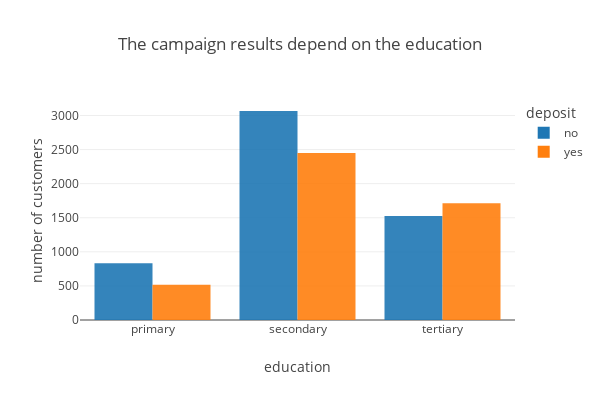

The notebook cell this image was saved under:
### Code cell
# Visualise the results of the campaign in correlations with education

bar_data5 = data.groupby(['education', 'deposit'], as_index=False)[['balance']].count()
bar_data5 = bar_data5.rename(columns={"balance": "number of customers"})

barchart5 = px.bar(
    data_frame=bar_data5,
    x="education",
    y="number of customers",
    color="deposit",
    opacity=0.9,
    orientation="v",
    barmode='group',
    title="The campaign results depend on the education",
    width=600,
    height=400,
    template='none'
)

barchart5.show()

### Figure 1 — Plotly figure (JSON) as saved in the notebook; plotly's stock layout.template omitted (floating-point values rounded to 4 significant figures)
{"data": [{"alignmentgroup": "True", "hovertemplate": "deposit=no<br>education=%{x}<br>number of customers=%{y}<extra></extra>", "legendgroup": "no", "marker": {"color": "#1F77B4", "opacity": 0.9, "pattern": {"shape": ""}}, "name": "no", "offsetgroup": "no", "orientation": "v", "showlegend": true, "textposition": "auto", "type": "bar", "x": ["primary", "secondary", "tertiary"], "xaxis": "x", "y": [832, 3066, 1526], "yaxis": "y"}, {"alignmentgroup": "True", "hovertemplate": "deposit=yes<br>education=%{x}<br>number of customers=%{y}<extra></extra>", "legendgroup": "yes", "marker": {"color": "#FF7F0E", "opacity": 0.9, "pattern": {"shape": ""}}, "name": "yes", "offsetgroup": "yes", "orientation": "v", "showlegend": true, "textposition": "auto", "type": "bar", "x": ["primary", "secondary", "tertiary"], "xaxis": "x", "y": [517, 2451, 1713], "yaxis": "y"}], "layout": {"barmode": "group", "height": 400, "legend": {"title": {"text": "deposit"}, "tracegroupgap": 0}, "title": {"text": "The campaign results depend on the education"}, "width": 600, "xaxis": {"anchor": "y", "domain": [0, 1], "title": {"text": "education"}}, "yaxis": {"anchor": "x", "domain": [0, 1], "title": {"text": "number of customers"}}}}
